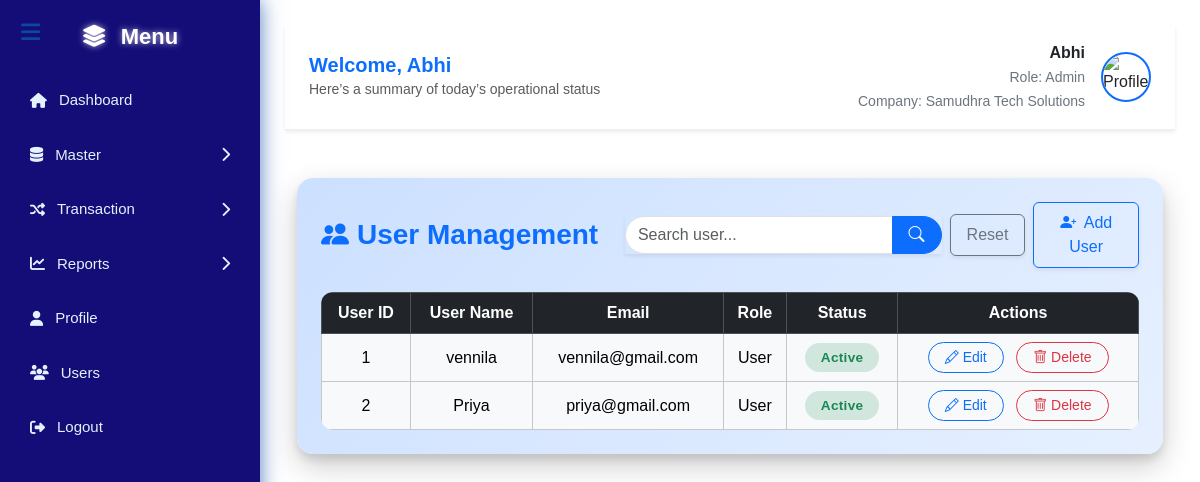
The app's page /admin_list.php (signed in) with its own data.
### tables this page shows
CREATE TABLE `adminlist` (
  `id` int(11) NOT NULL,
  `username` varchar(100) NOT NULL,
  `email` varchar(150) NOT NULL,
  `role` enum('Admin','User') DEFAULT 'User',
  `status` enum('Active','Inactive') DEFAULT 'Active',
  `company` varchar(255) DEFAULT NULL,
  `password` varchar(255) NOT NULL
);

### admin_list.php (the view, shortened to what this page needs)
<?php
require_once 'config.php';
include 'header.php';
    if ($_GET['deleted'] == 1): ?>
    <?php endif;
$search = $_GET['search'] ?? '';
$sql = "SELECT id, username, email, role, status FROM adminlist";
$params = [];
$sql .= " ORDER BY role='Admin' DESC, id ASC";
$stmt = $pdo->prepare($sql);
$stmt->execute($params);
$users = $stmt->fetchAll(PDO::FETCH_ASSOC);
?>
<link rel="stylesheet" href="https://cdnjs.cloudflare.com/ajax/libs/animate.css/4.1.1/animate.min.css"/>
<link rel="stylesheet" href="https://cdn.jsdelivr.net/npm/bootstrap-icons@1.11.1/font/bootstrap-icons.css">
<div class="container-fluid py-4 animate__animated animate__fadeInUp">
  <div class="card border-0 rounded-4 card-lightblue">
    <div class="card-body p-4">
    <div class="d-flex flex-wrap justify-content-between align-items-center mb-4 gap-3">
      <h3 class="fw-semibold text-primary animate__animated animate__fadeInLeft d-flex align-items-center gap-2 mb-0">
        <i class="bi bi-people-fill"></i> User Management
      </h3>
      <form class="d-flex align-items-center gap-2" method="GET" action="">
        <div class="input-group shadow-sm" style="min-width: 250px;">
          <input type="text" name="search" class="form-control rounded-start-pill" placeholder="Search user..." value="<?= htmlspecialchars($search) ?>">
          <button class="btn btn-primary rounded-end-pill px-3" type="submit">
            <i class="bi bi-search"></i>
          </button>
        </div>
        <button type="button" id="clearSearch" class="btn btn-outline-secondary btn-md shadow-sm px-3 py-2">Reset</button>
        <a href="add_user.php" class="btn btn-outline-primary btn-md shadow-sm px-4 py-2">
          <i class="bi bi-person-plus-fill me-1"></i> Add User
        </a>
      </form>
    </div>
    <div class="table-responsive animate__animated animate__fadeInUp" style="max-height: calc(3 * 60px); overflow-y: auto;">
      <table class="table table-bordered align-middle text-center mb-0">
        <thead class="table-dark">
          <tr>
            <th>User ID</th>
            <th>User Name</th>
            <th>Email</th>
            <th>Role</th>
            <th>Status</th>
            <th>Actions</th>
          </tr>
        </thead>
        <tbody class="table-light">
          <?php if (!empty($users)): ?>
            <?php foreach ($users as $index => $user): ?>
              <tr>
                <td><?= $index + 1 ?></td>
                <td><?= htmlspecialchars($user['username']) ?></td>
                <td><?= htmlspecialchars($user['email']) ?></td>
                <td><?= htmlspecialchars($user['role']) ?></td>
                <td>
                  <?php if ($user['status'] === 'Active'): ?>
                    <span class="badge bg-success-subtle text-success fw-semibold px-3 py-2 rounded-pill">Active</span>
                  <?php else: ?>
                    <span class="badge bg-danger-subtle text-danger fw-semibold px-3 py-2 rounded-pill">Inactive</span>
                  <?php endif; ?>
                </td>
                <td>
                  <a href="edit_user.php?id=<?= $user['id'] ?>" class="btn btn-outline-primary btn-sm rounded-pill px-3 me-2">
                    <i class="bi bi-pencil"></i> Edit
                  </a>
                  <a href="delete_user.php?id=<?= $user['id'] ?>" onclick="return confirm('Are you sure you want to delete this user?');"
                     class="btn btn-outline-danger btn-sm rounded-pill px-3">
                    <i class="bi bi-trash"></i> Delete
                  </a>
                </td>
              </tr>
            <?php endforeach; ?>
          <?php else: ?>
            <tr><td colspan="6" class="text-muted py-3">No users found.</td></tr>
          <?php endif; ?>
        </tbody>
      </table>
    </div>
    </div>
  </div>
</div>

### admin_list.php (style rules this page uses)
.card-lightblue { background: linear-gradient(135deg, #cce0ff, #e6f0ff); border-radius: 20px; box-shadow: 0 12px 30px rgba(0, 0, 0, 0.2), 0 6px 10px rgba(0, 0, 0, 0.1); transition: transform 0.3s ease, box-shadow 0.3s ease; }
table { border-radius: 12px; overflow: hidden; }
.badge { font-size: 0.85rem; border-radius: 12px; letter-spacing: 0.3px; }
.animate__animated { animation-duration: 0.6s; animation-timing-function: ease-in-out; }

### records on screen
adminlist: username "vennila", email "vennila@gmail.com", role "User", status "Active"
adminlist: username "Priya", email "priya@gmail.com", role "User", status "Active"

### other values on screen
$name "Abhi"
$role "Admin"
$company "Samudhra Tech Solutions"
